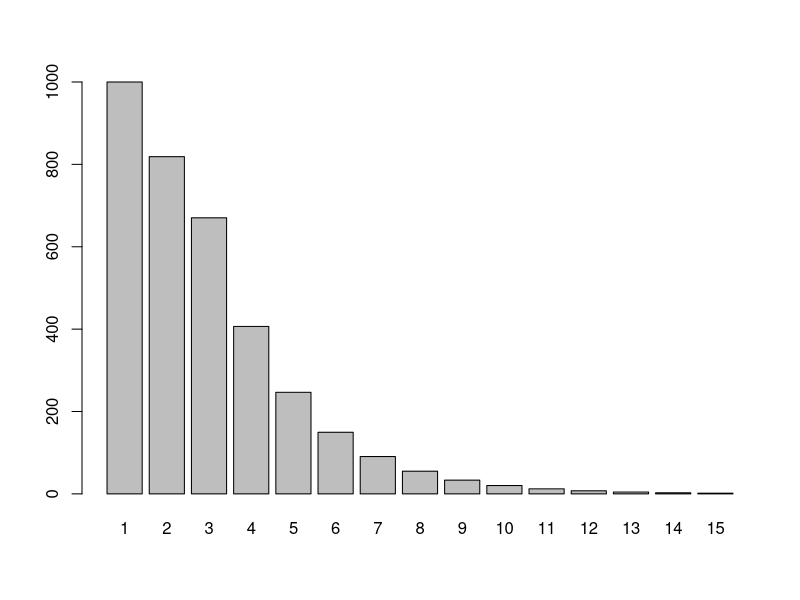
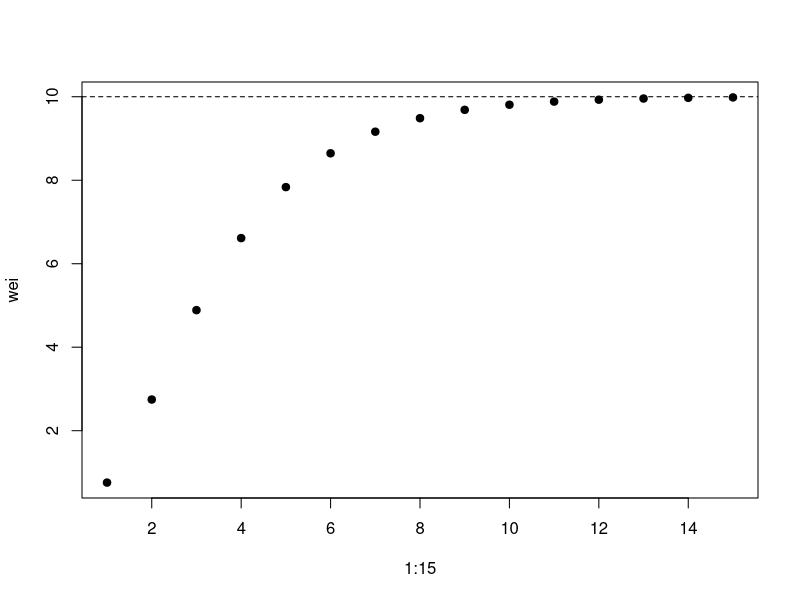
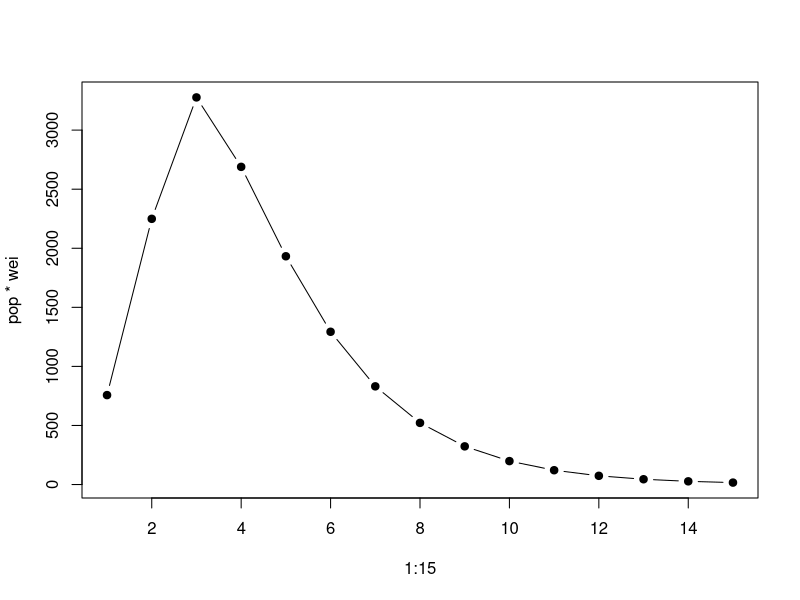
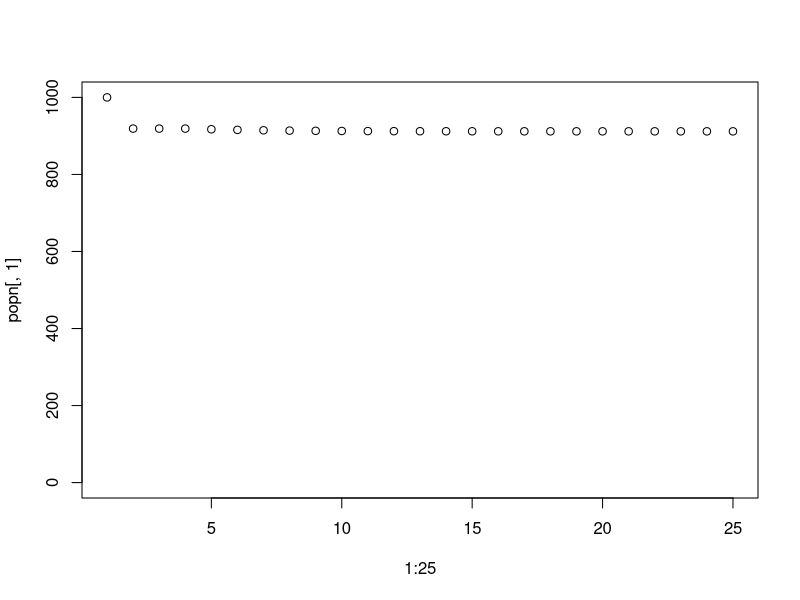
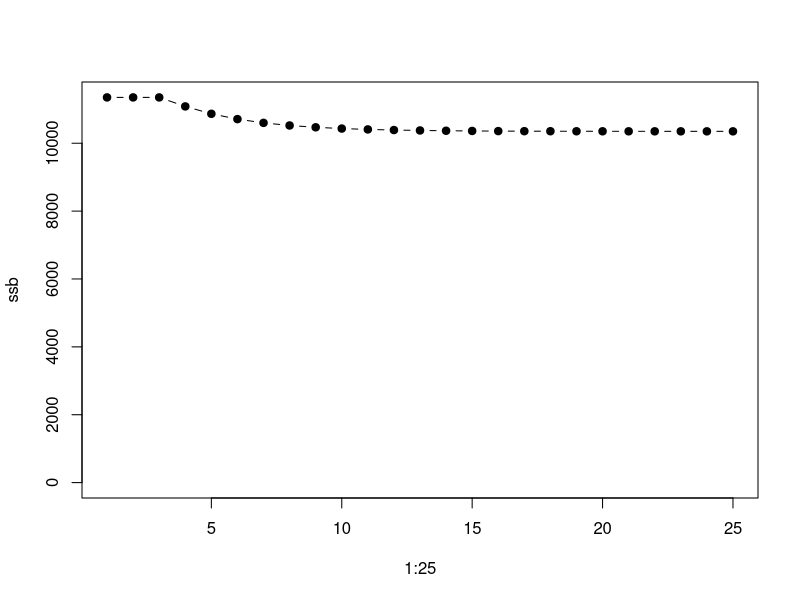
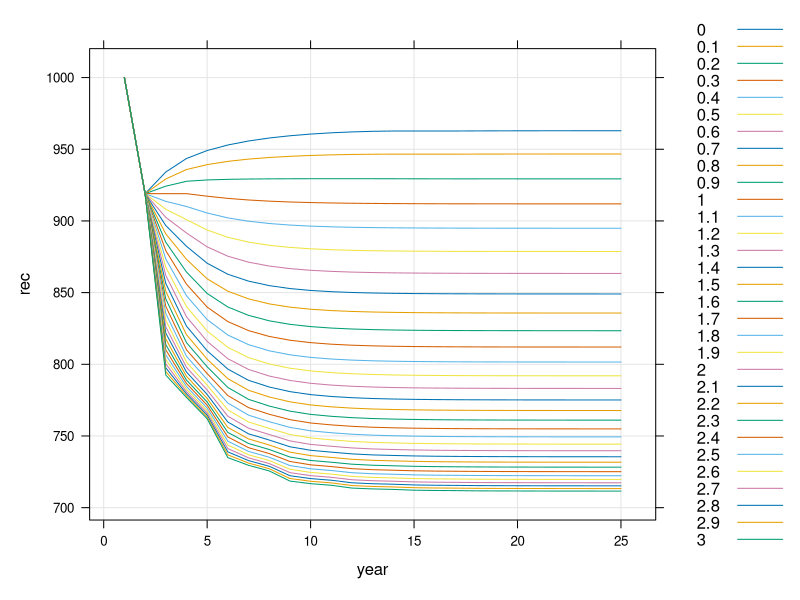
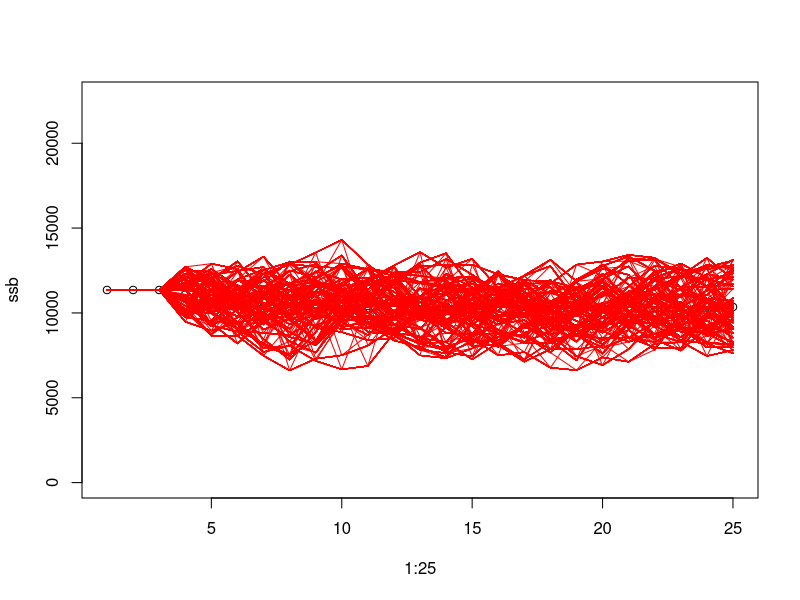

The R script that drew these images, in order:
# Biological Production
# Shows how to run the examples used during the lecture
# about biological production

# Copyright 2011-12 Iago Mosqueira & Ernesto Jardim, EC JRC

library(lattice)

#==============================================================================
# MORTALITY 
#==============================================================================

# initial population
pop <- rep(NA, 15)

# selectivity, full from age 3
sel <- c(0, 0, rep(1, 13))

# Initial recruits
pop[1] <- 1000

# Natural mortality for all ages
M <- 0.2

# Overall F
F <- 0.3

# N_a+1 = N_a * e ^ -(F * P_a + M)
pop[2] <- pop[1] * exp(-(F * sel[1] + M))
pop[3] <- pop[2] * exp(-(F * sel[2] + M))
pop[4] <- pop[3] * exp(-(F * sel[3] + M))
pop[5] <- pop[4] * exp(-(F * sel[4] + M))
pop[6] <- pop[5] * exp(-(F * sel[5] + M))
pop[7] <- pop[6] * exp(-(F * sel[6] + M))
#...

# possible to use a loop
for(a in 2:15)
{
  pop[a] <- pop[a-1] * exp(-(F * sel[a-1] + M))
}

# or alternatively vector arithmetic
pop[-1] <- pop[-15]*exp(-(F*sel[-15]+M))

# How many survive to age 15?
pop[15]

# What is the proportional survival (and mortality) at each age?
for(a in 2:15)
  print(pop[a] / pop[a-1])

pop[2:15] / pop[1:14]

# Plot abundance at age (bar chart)
barplot(pop, names.arg=1:15)

# regression of Ln abundance on age
lm(log(pop) ~ age, data.frame(pop=pop, age=1:15))

#==============================================================================
# GROWTH
#==============================================================================

# vonBertallanfy parameters
Winf <- 10
k <- 0.5
t0 <- -0.1
b <- 3

# weight at age vector
wei <- rep(NA, 15)

# W_t = W_inf * (1 - exp(-k*(t-t_0))) ^ 3
for(a in 1:15)
  wei[a] <- Winf * (1- exp(-k*(a-t0)))^3

wei <- Winf * (1- exp(-k*((1:15)-t0)))^3

# Plot weight by age
plot(1:15, wei, pch=19)
  abline(Winf, 0, lty=2)

# Biomass at age
bio <- pop * wei

# Total biomass
totbio <- sum(pop * wei)

# Plot biomass at age
plot(1:15, pop*wei, pch=19, type='b')

#==============================================================================
# RECRUITMENT
#==============================================================================

# population matrix
popn <- matrix(NA, nrow=25, ncol=15, dimnames=list(year=1:25, age=1:15), byrow=TRUE)
# first year
popn[1,] <- pop

# B&H parameters
b1 <- 1000
b2 <- 1000

# Go over years
for(y in 2:25)
{
  # ssb
  ssb <- sum(popn[y-1, 3:15] * wei[3:15])

  # recruitment
  popn[y,1] <- (b1 * ssb) / (b2 + ssb)
  
  # other ages
  for(a in 2:15)
    popn[y,a] <- popn[y-1, a-1] * exp(-(F * sel[a-1] + M))
}

# recruitment
plot(1:25, popn[,1], ylim=c(0, 1000))

# ssb
ssb <- popn[,3:15] %*% wei[3:15]
plot(1:25, ssb, pch=19, type='b', ylim=c(0, max(ssb)))

# what about the effect of F ?

# Feff
Feff <- function(F){

	# population matrix
	popn <- matrix(NA, nrow=25, ncol=15, dimnames=list(year=1:25, age=1:15), byrow=TRUE)
	
  # first year
	popn[1,] <- pop

	# B&H parameters
	b1 <- 1000
	b2 <- 1000

	# Go over years
	for(y in 2:25)
	{
	  # ssb
	  ssb <- sum(popn[y-1, 3:15] * wei[3:15])

	  # recruitment
	  popn[y,1] <- (b1 * ssb) / (b2 + ssb)
	  
	  # other ages
	  for(a in 2:15)
	    popn[y,a] <- popn[y-1, a-1] * exp(-(F * sel[a-1] + M))
	}
	data.frame(year=1:25, F=F, rec=popn[,1], ssb=ssb)
}


Fs <- seq(0,3,0.1)
Feff.res <- lapply(split(Fs,Fs), function(x){Feff(x)})
Feff.res <- do.call("rbind", Feff.res)

xyplot(rec~year, groups=F, data=Feff.res, type=c("g","l"), auto.key=list(space="right"))

#==============================================================================
# RECRUITMENT VARIABILITY
#==============================================================================

popv <- popn
v <- 1000

plot(1:25, ssb, ylim=c(0,max(ssb)*2))

for (i in 1:50)
{

  for(y in 2:25)
  {
    # recruitment
    popv[y,1] <- (b1 * ssb[y-1]) / (b2 + ssb[y-1]) + (runif(1) - 0.5) * v

    for(a in 2:15)
      popv[y,a] <- 
        popv[y-1,a-1] * exp(- (F*sel[a-1] + M))
  
    # SSB
    ssb[y] <- sum(wei[3:15] * popv[y, 3:15])
  
  lines(1:25, ssb, lty=1, col='red')
  }
}

